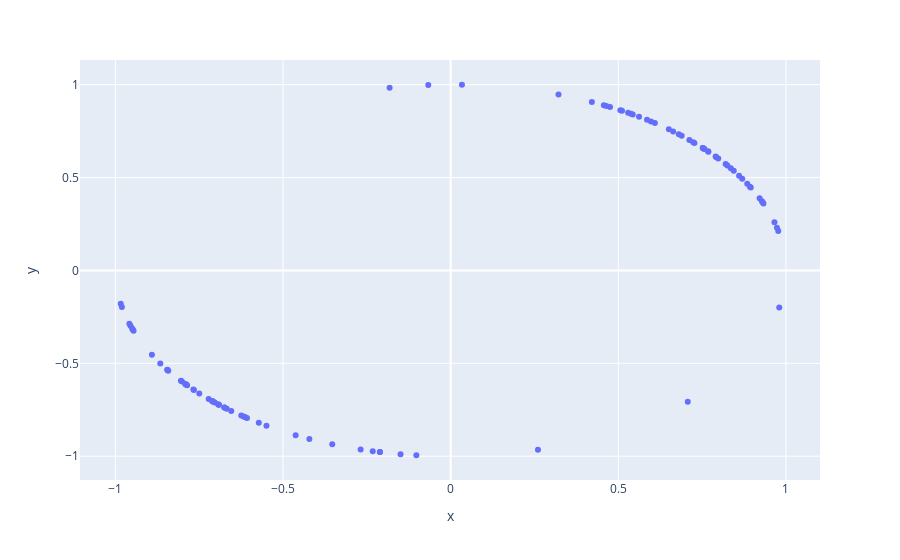

The notebook cell this image was saved under:
### Code cell
px.scatter(x = (data@R)[:,0], y = (data@R)[:,1])
